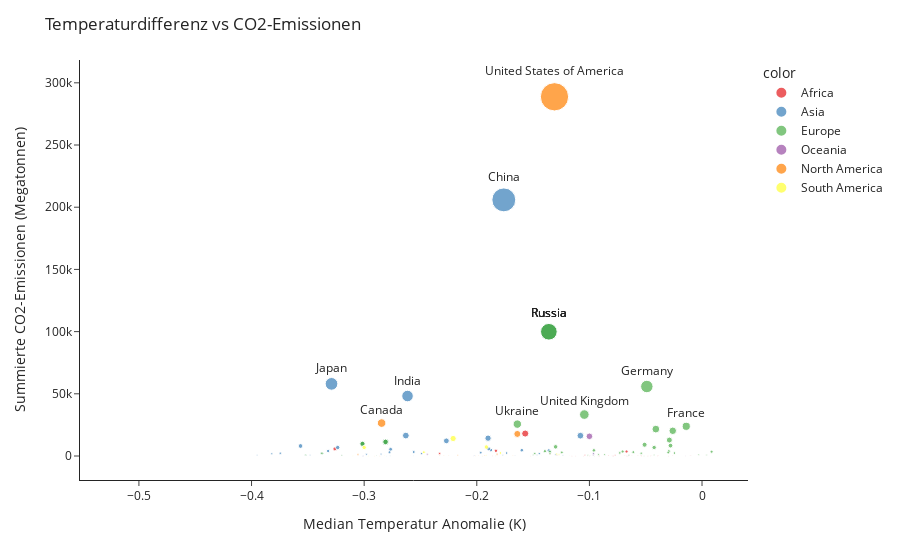

The code cell stored with this chart in its notebook:
### Code cell
scatter_temp_co2(co2_data, temp_data)
